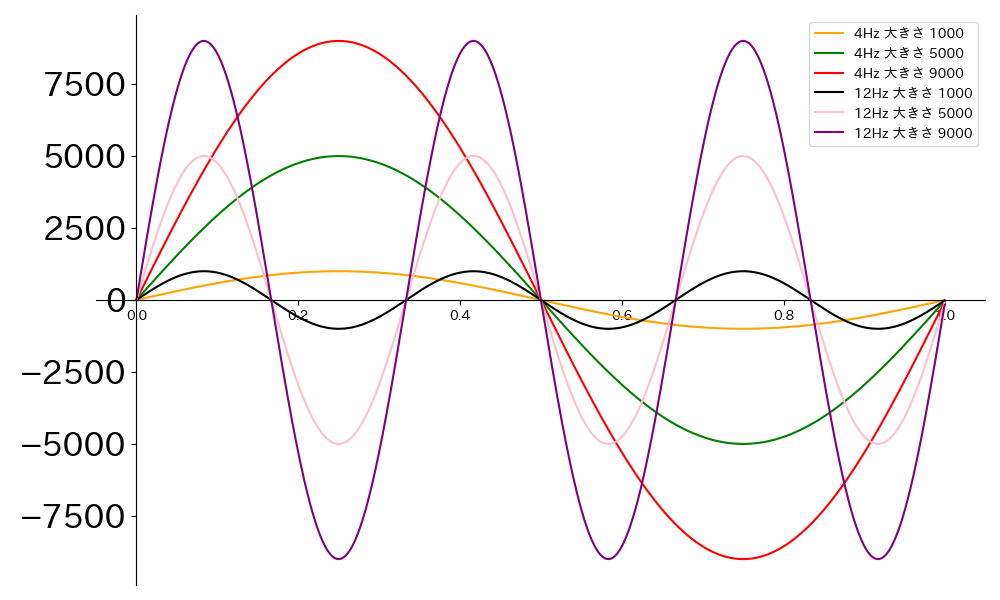

Here is the Python script that generated this plot:
import numpy as np
import matplotlib.pyplot as plt
import japanize_matplotlib

# ===== パラメータ設定 =====
amplitudes = [1000, 5000, 9000]  # 各正弦波の振幅
frequency = 1                    # 周波数 [Hz]
duration = 1                     # 表示する時間 [秒]
sampling_rate = 1000             # サンプリング周波数 [samples/sec]

# ===== 時間軸を生成 =====
t = np.linspace(0, duration, int(sampling_rate * duration), endpoint=False)

# ===== 各振幅の正弦波を生成 =====
waves = [A * np.sin(2 * np.pi * frequency * t) for A in amplitudes]

# ===== プロット設定 =====
plt.figure(figsize=(10, 6))
colors = ['orange', 'green', 'red']
labels = [f'4Hz 大きさ {A}' for A in amplitudes]

for wave, color, label in zip(waves, colors, labels):
    plt.plot(t, wave, label=label, color=color)

frequency=3
# ===== 各振幅の正弦波を生成 =====
waves = [A * np.sin(2 * np.pi * frequency * t) for A in amplitudes]

# ===== プロット設定 =====
colors = ['black', 'pink', 'purple']
labels = [f'12Hz 大きさ {A}' for A in amplitudes]

for wave, color, label in zip(waves, colors, labels):
    plt.plot(t, wave, label=label, color=color)

# 軸のカスタマイズ
ax = plt.gca()
ax.spines['left'].set_position('zero')     # 左端に縦軸
ax.spines['bottom'].set_position('center') # 中央に横軸
ax.spines['right'].set_color('none')
ax.spines['top'].set_color('none')
ax.yaxis.set_ticks_position('left')
ax.xaxis.set_ticks_position('bottom')

plt.tick_params(axis='y', labelsize=24)

plt.legend()
plt.tight_layout()
plt.savefig('sine_waves.png', transparent=True)
